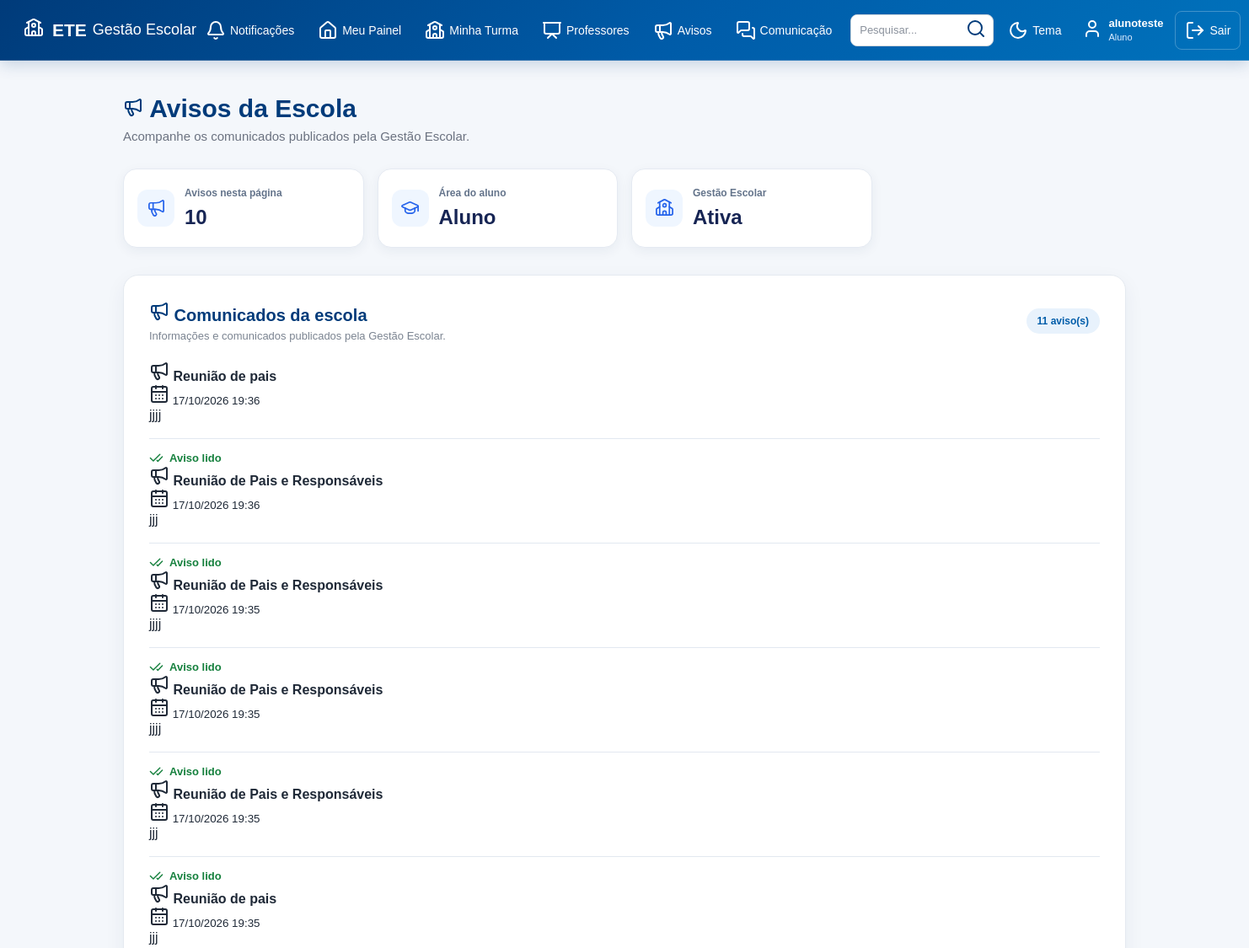
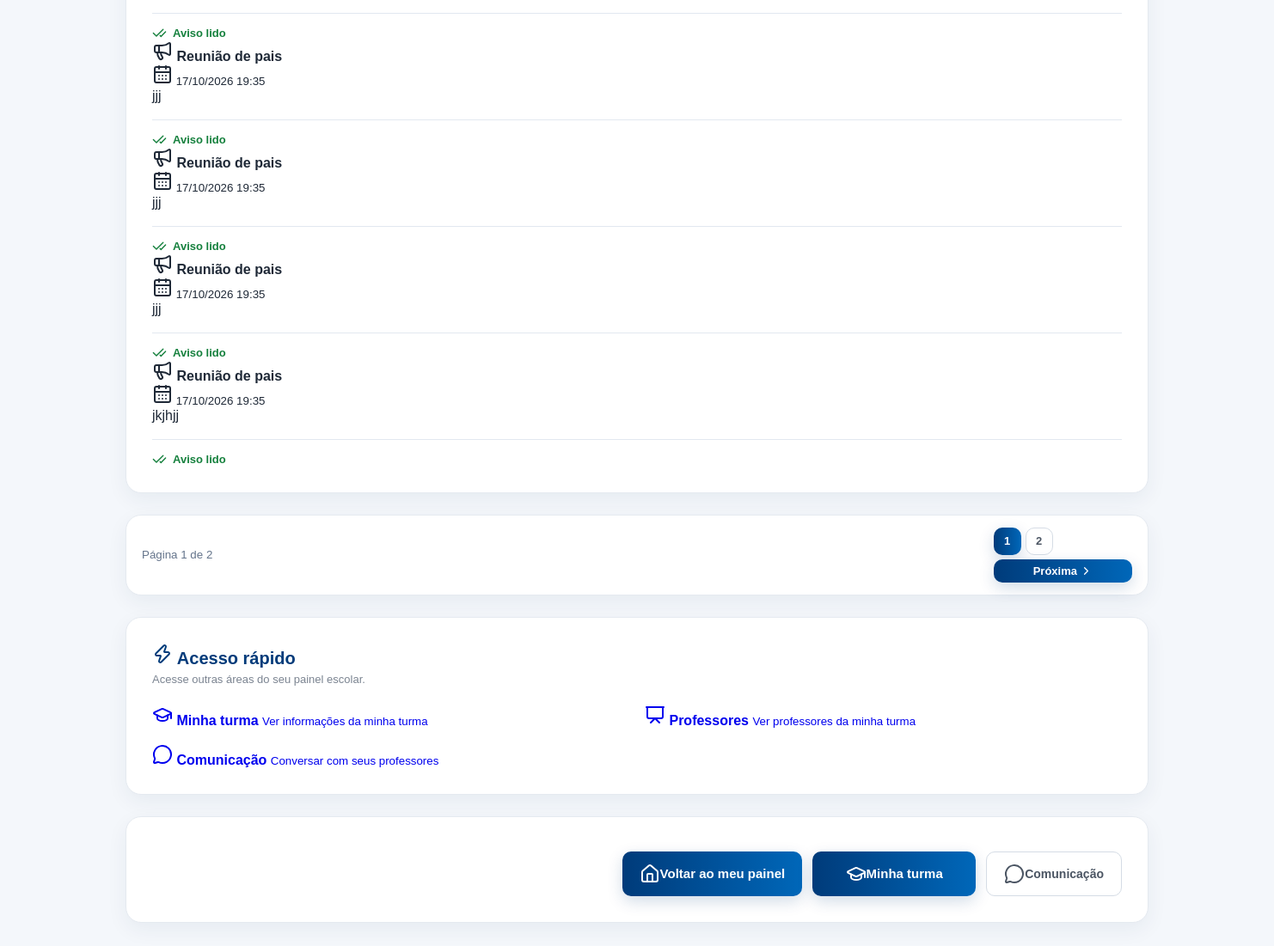
/aluno/avisos (signed in), run on the app's committed database (2 pictures, top to bottom).
### tables this page shows
CREATE TABLE usuarios (

            id INTEGER PRIMARY KEY AUTOINCREMENT,

            nome TEXT NOT NULL,

            email TEXT NOT NULL,

            tipo TEXT NOT NULL,

            telefone TEXT,

            turma TEXT

        , senha TEXT, primeiro_acesso INTEGER DEFAULT 0);

CREATE TABLE avisos (

            id INTEGER PRIMARY KEY AUTOINCREMENT,

            titulo TEXT NOT NULL,

            mensagem TEXT NOT NULL,

            data TEXT NOT NULL

        , destino TEXT DEFAULT 'todos', turma TEXT);

### app.py (the view)
@app.route("/aluno/avisos")
def aluno_avisos():
    acesso = exigir_tipo("aluno")
    if acesso:
        return acesso
    conexao = conectar()
    try:
        usuario_id = session["usuario_id"]
        aluno = conexao.execute(
            """
            SELECT * FROM usuarios
            WHERE id = ? AND tipo = 'aluno'
            """,
            (usuario_id,)
        ).fetchone()
        if aluno is None:
            session.clear()
            flash("Aluno não encontrado.", "error")
            return redirect(url_for("inicio"))
        dados = buscar_avisos_paginados(
            conexao,
            filtro_sql="""
                (
                    COALESCE(a.destino, 'todos') IN ('todos', 'alunos', 'todas_turmas')
                    OR (a.destino = 'turma' AND a.turma = ?)
                )
            """,
            parametros=(aluno["turma"],),
            usuario_id=usuario_id
        )
    finally:
        conexao.close()
    return render_template(
        "aluno_avisos.html",
        **dados,
        usuario_nome=session["usuario_nome"],
        usuario_tipo=session["usuario_tipo"]
    )

### templates/aluno_avisos.html (shortened to what this page needs)
<!DOCTYPE html>
<html lang="pt-BR">
<head>
    <link
        rel="stylesheet"
        href="{{ url_for('static', filename='style.css') }}"
    >
</head>
<body>
    {% include "menu.html" %}
    <main class="dashboard">
        <div class="dashboard-title">
            <h2>
                <i data-lucide="megaphone"></i>
                Avisos da Escola
            </h2>
            <p>
                Acompanhe os comunicados publicados
                pela Gestão Escolar.
            </p>
        </div>
        <section class="dashboard-cards">
            <div class="dashboard-card">
                <div class="dashboard-card-icon">
                    <i data-lucide="megaphone"></i>
                </div>
                <div>
                    <span>Avisos nesta página</span>
                    <strong>{{ avisos|length }}</strong>
                </div>
            </div>
            <div class="dashboard-card">
                <div class="dashboard-card-icon">
                    <i data-lucide="graduation-cap"></i>
                </div>
                <div>
                    <span>Área do aluno</span>
                    <strong>Aluno</strong>
                </div>
            </div>
            <div class="dashboard-card">
                <div class="dashboard-card-icon">
                    <i data-lucide="school"></i>
                </div>
                <div>
                    <span>Gestão Escolar</span>
                    <strong>Ativa</strong>
                </div>
            </div>
        </section>
        <section class="content-card">
            <div class="section-header">
                <div>
                    <h3>
                        <i data-lucide="megaphone"></i>
                        Comunicados da escola
                    </h3>
                    <p>
                        Informações e comunicados publicados
                        pela Gestão Escolar.
                    </p>
                </div>
                <span class="total-badge">
                    {% if total_registros is defined %}
                        {{ total_registros }} aviso(s)
                    {% else %}
                        {{ avisos|length }} aviso(s)
                    {% endif %}
                </span>
            </div>
            {% if avisos %}
                <div class="avisos-container">
                    {% for aviso in avisos %}
                        <div class="aviso-card">
                            <div class="aviso-header">
                                <div>
                                    <h4>
                                        <i data-lucide="megaphone"></i>
                                        {{ aviso['titulo'] }}
                                    </h4>
                                    <small>
                                        <i data-lucide="calendar-days"></i>
                                        {{ aviso['data'] }}
                                    </small>
                                </div>
                            </div>
                            <div class="aviso-content">
                                <p>{{ aviso['mensagem'] }}</p>
                            </div>
                            <div class="aviso-leitura">
                                {% if aviso['lido'] %}
                                    <span class="aviso-status-lido">
                                        <i data-lucide="check-check"></i>
                                        Aviso lido
                                    </span>
                                {% endif %}
                            </div>
                        </div>
                    {% endfor %}
                </div>
            {% endif %}
        </section>
        {% if total_paginas is defined and total_paginas > 1 %}
            <section
                class="content-card"
                style="padding: 14px 18px;"
            >
                <div style="
                    display: flex;
                    justify-content: space-between;
                    align-items: center;
                    flex-wrap: wrap;
                    gap: 10px;
                ">
                    <small style="color: var(--text-secondary, #64748b);">
                        Página {{ pagina }} de {{ total_paginas }}
                    </small>
                    <nav
                        aria-label="Navegação entre páginas de avisos"
                        style="
                            display: flex;
                            align-items: center;
                            gap: 5px;
                            flex-wrap: wrap;
                        "
                    >
                        {% for numero in range(1, total_paginas + 1) %}
                            {% if numero == 1
                                or numero == total_paginas
                                or (numero >= pagina - 1 and numero <= pagina + 1) %}
                                <a
                                    href="{{ url_for('aluno_avisos', pagina=numero) }}"
                                    {% if numero == pagina %}
                                        class="btn-login"
                                        aria-current="page"
                                    {% else %}
                                        class="btn-secondary"
                                    {% endif %}
                                    style="
                                        display: inline-flex;
                                        align-items: center;
                                        justify-content: center;
                                        width: 32px;
                                        height: 32px;
                                        padding: 0;
                                        font-size: 13px;
                                        text-decoration: none;
                                        box-sizing: border-box;
                                    "
                                >
                                    {{ numero }}
                                </a>
                            {% endif %}
                        {% endfor %}
                        {% if pagina < total_paginas %}
                            <a
                                href="{{ url_for('aluno_avisos', pagina=pagina+1) }}"
                                class="btn-login"
                                style="
                                    display: inline-flex;
                                    align-items: center;
                                    gap: 3px;
                                    padding: 6px 9px;
                                    font-size: 13px;
                                    text-decoration: none;
                                "
                            >
                                Próxima
                                <i
                                    data-lucide="chevron-right"
                                    style="width: 15px; height: 15px;"
                                ></i>
                            </a>
                        {% endif %}
                    </nav>
                </div>
            </section>
        {% endif %}
        <section class="content-card">
            <div class="section-header">
                <div>
                    <h3>
                        <i data-lucide="zap"></i>
                        Acesso rápido
                    </h3>
                    <p>
                        Acesse outras áreas do seu
                        painel escolar.
                    </p>
                </div>
            </div>
            <div class="quick-actions">
                <a
                    href="{{ url_for('aluno_turma') }}"
                    class="quick-action"
                >
                    <span class="quick-action-icon">
                        <i data-lucide="graduation-cap"></i>
                    </span>
                    <strong>Minha turma</strong>
                    <small>
                        Ver informações da minha turma
                    </small>
                </a>
                <a
                    href="{{ url_for('aluno_professores') }}"
                    class="quick-action"
                >
                    <span class="quick-action-icon">
                        <i data-lucide="presentation"></i>
                    </span>
                    <strong>Professores</strong>
                    <small>
                        Ver professores da minha turma
                    </small>
                </a>
                <a
                    href="{{ url_for('comunicacao') }}"
                    class="quick-action"
                >
                    <span class="quick-action-icon">
                        <i data-lucide="message-circle"></i>
                    </span>
                    <strong>Comunicação</strong>
                    <small>
                        Conversar com seus professores
                    </small>
                </a>
            </div>
        </section>
        <section class="content-card">
            <div class="form-buttons">
                <a
                    href="{{ url_for('aluno') }}"
                    class="btn-login"
                >
                    <i data-lucide="house"></i>
                    Voltar ao meu painel
                </a>
                <a
                    href="{{ url_for('aluno_turma') }}"
                    class="btn-login"
                >
                    <i data-lucide="graduation-cap"></i>
                    Minha turma
                </a>
                <a
                    href="{{ url_for('comunicacao') }}"
                    class="btn-secondary"
                >
                    <i data-lucide="message-circle"></i>
                    Comunicação
                </a>
            </div>
        </section>
    </main>
</body>
</html>

### templates/menu.html (shortened to what this page needs)
<!DOCTYPE html>
<html lang="pt-BR">
<head>
    <link
        rel="stylesheet"
        href="{{ url_for('static', filename='style.css') }}"
    >
</head>
<body>
    <header class="topo">
        <div class="topo-logo">
            <span class="logo-icone">
                <i data-lucide="school"></i>
            </span>
            <div class="logo-texto">
                <strong>ETE</strong>
                <span>Gestão Escolar</span>
            </div>
        </div>
        <nav class="menu-principal">
            {% set total_notificacoes =
                notificacoes_mensagens + notificacoes_avisos
            %}
            <a
                href="{{ url_for('comunicacao') }}"
                class="menu-item menu-notificacoes"
                aria-label="Notificações: {{ total_notificacoes }} pendentes"
                title="Mensagens e avisos não lidos"
            >
                <i data-lucide="bell"></i>
                <span>Notificações</span>
            </a>
            {% if usuario_tipo == "aluno" %}
                <a
                    href="{{ url_for('aluno') }}"
                    class="menu-item"
                >
                    <i data-lucide="house"></i>
                    <span>Meu Painel</span>
                </a>
                <a
                    href="{{ url_for('aluno_turma') }}"
                    class="menu-item"
                >
                    <i data-lucide="school"></i>
                    <span>Minha Turma</span>
                </a>
                <a
                    href="{{ url_for('aluno_professores') }}"
                    class="menu-item"
                >
                    <i data-lucide="presentation"></i>
                    <span>Professores</span>
                </a>
                <a
                    href="{{ url_for('aluno_avisos') }}"
                    class="menu-item"
                >
                    <i data-lucide="megaphone"></i>
                    <span>Avisos</span>
                </a>
                <a
                    href="{{ url_for('comunicacao') }}"
                    class="menu-item"
                >
                    <i data-lucide="messages-square"></i>
                    <span>Comunicação</span>
                </a>
            {% endif %}
            <div class="menu-pesquisa">
                <input
                    type="text"
                    name="pesquisa"
                    placeholder="Pesquisar..."
                    aria-label="Pesquisar no sistema"
                >
                <button
                    type="button"
                    title="Pesquisa"
                >
                    <i data-lucide="search"></i>
                </button>
            </div>
            <button
                type="button"
                class="menu-botao"
                title="Alterar tema"
            >
                <i data-lucide="moon"></i>
                <span>Tema</span>
            </button>
            <a
                href="{{ url_for('perfil') }}"
                class="menu-usuario"
            >
                <span class="usuario-icone">
                    <i data-lucide="user"></i>
                </span>
                <span class="usuario-info">
                    <strong>{{ usuario_nome }}</strong>
                    <small>{{ usuario_tipo|capitalize }}</small>
                </span>
            </a>
            <a
                href="{{ url_for('logout') }}"
                class="menu-sair"
            >
                <i data-lucide="log-out"></i>
                <span>Sair</span>
            </a>
        </nav>
    </header>
</body>
</html>

### data on the page
usuarios: nome "alunoteste", tipo "Aluno"
avisos: titulo "Reunião de pais", data "17/10/2026 19:36", mensagem "jjjj"
avisos: titulo "Reunião de Pais e Responsáveis", data "17/10/2026 19:36", mensagem "jjj"
avisos: titulo "Reunião de Pais e Responsáveis", data "17/10/2026 19:35", mensagem "jjjj"
avisos: titulo "Reunião de Pais e Responsáveis", data "17/10/2026 19:35", mensagem "jjjj"
avisos: titulo "Reunião de Pais e Responsáveis", data "17/10/2026 19:35", mensagem "jjj"
avisos: titulo "Reunião de pais", data "17/10/2026 19:35", mensagem "jjj"
avisos: titulo "Reunião de pais", data "17/10/2026 19:35", mensagem "jjj"
avisos: titulo "Reunião de pais", data "17/10/2026 19:35", mensagem "jjj"
avisos: titulo "Reunião de pais", data "17/10/2026 19:35", mensagem "jjj"
avisos: titulo "Reunião de pais", data "17/10/2026 19:35", mensagem "jkjhjj"

### other printed values
{{ avisos|length }} "10"
{{ total_registros }} "11"
{{ pagina }} "1"
{{ total_paginas }} "2"
{{ numero }} "1" "2"
